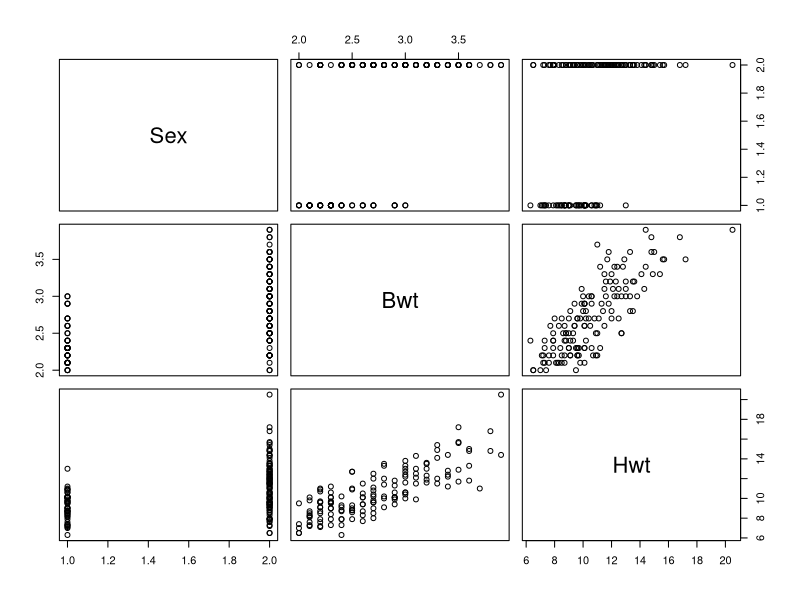
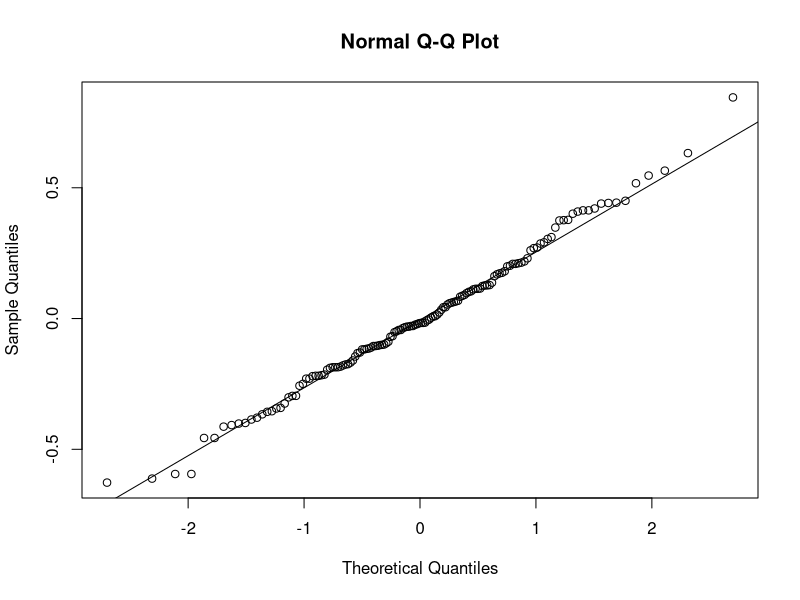
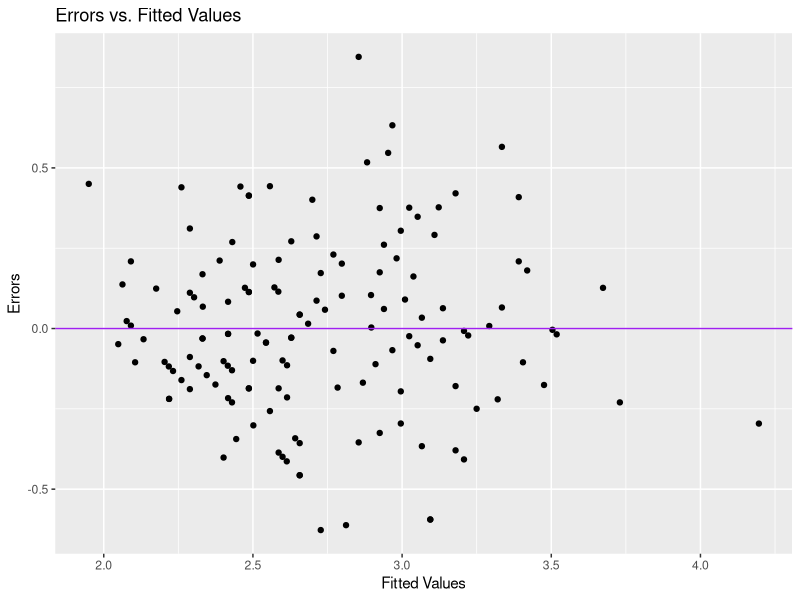
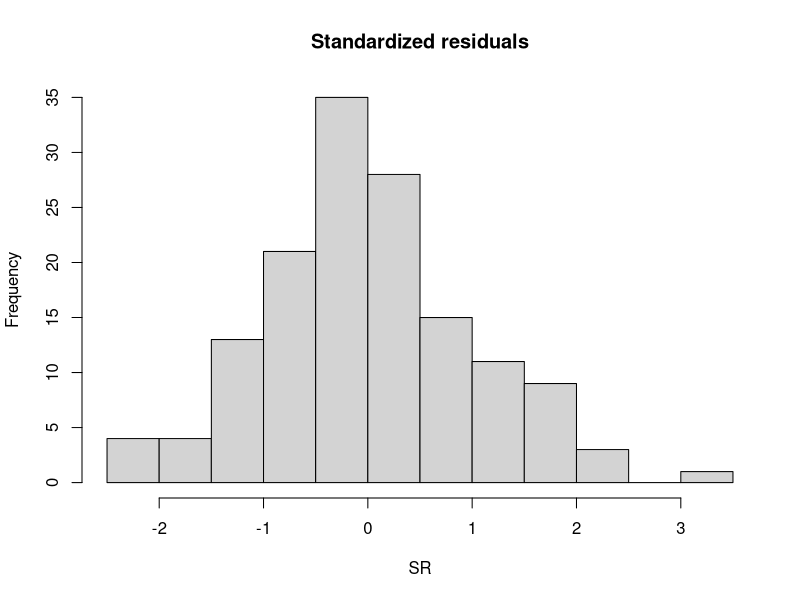

These figures' R source, in order:
## ---- chunk 1
library(MASS)
head(cats)
## ---- chunk 2
plot(cats)
## ---- chunk 3
cats[which(cats$Hwt > 18),]
## ---- chunk 4
the.model = lm(Bwt ~ Hwt + Sex,data = cats)
cats$ei = the.model$residuals
cats$yhat = the.model$fitted.values
## ---- chunk 5
qqnorm(the.model$residuals)
qqline(the.model$residuals)
## ---- chunk 6
cats[which(cats$ei > 0.7),]
## ---- chunk 7
ei = the.model$residuals
the.SWtest = shapiro.test(ei)
the.SWtest
## ---- chunk 8
library(ggplot2)
qplot(yhat, ei, data = cats) +  ggtitle("Errors vs. Fitted Values") + xlab("Fitted Values") + 
  ylab("Errors") + geom_hline(yintercept = 0,col = "purple")
## ---- chunk 9
cats[which(cats$yhat > 4),]
## ---- chunk 10
cats$ei = the.model$residuals #If you have not done this already, do this now.
Group = rep("Lower",nrow(cats)) #Creates a vector that repeats "Lower" n times
Group[cats$Bwt < median(cats$Bwt)] = "Upper" #Changing the appropriate values to "Upper"
Group = as.factor(Group) #Changes it to a factor, which R recognizes as a grouping variable.
cats$Group = Group
the.FKtest= fligner.test(cats$ei, cats$Group)
the.FKtest
## ---- chunk 11
cutoff = 0.20
CD = cooks.distance(the.model)
CD[CD > cutoff]
## ---- chunk 12
n = length(the.model$residuals) #Counts the number of ei values (which should be n)
p = length(the.model$coefficients) # Counts the number of betas
## ---- chunk 13
alpha = 0.01 # You may change this to whatever you like
t.cutoff = qt(1- alpha/2, n-p)
t.cutoff
## ---- chunk 14
qt(1-alpha/(2*n), n-p)
## ---- chunk 15
ei.s = the.model$residuals/sqrt(sum(the.model$residuals^2)/(length(the.model$residuals) - length(the.model$coefficients)))
outliers = which(abs(ei.s) > t.cutoff)
outliers
## ---- chunk 16
library(MASS) #Load the required library if you have not already.
SR = stdres(the.model)
cutoff= 3
hist(SR,main = "Standardized residuals")
SR[abs(SR) > cutoff] # Show all above the poistive cutoff or below the -cutoff 
## ---- chunk 17
outliers = which(abs(SR)>t.cutoff)
outliers
## ---- chunk 18
outliers = which(SR > cutoff |  SR < -cutoff)
new.data = cats[-outliers,]
## ---- chunk 19
new.model = lm(Bwt ~ Hwt + Sex,data = new.data)
## ---- chunk 20
alpha = 0.05
the.CIs = confint(new.model,level = 1-alpha)
the.CIs
## ---- chunk 21
the.CIs[2,]
## ---- chunk 22
test.stuff = summary(new.model)$coefficients
summary(new.model)$coefficients
## ---- chunk 23
smaller.model = lm(len ~ dose, data = ToothGrowth)
anova.small = anova(smaller.model)
larger.model = lm(len ~ dose + supp + dose*supp, data = ToothGrowth)
anova.large = anova(larger.model)
## ---- chunk 24
anova(smaller.model,larger.model)
